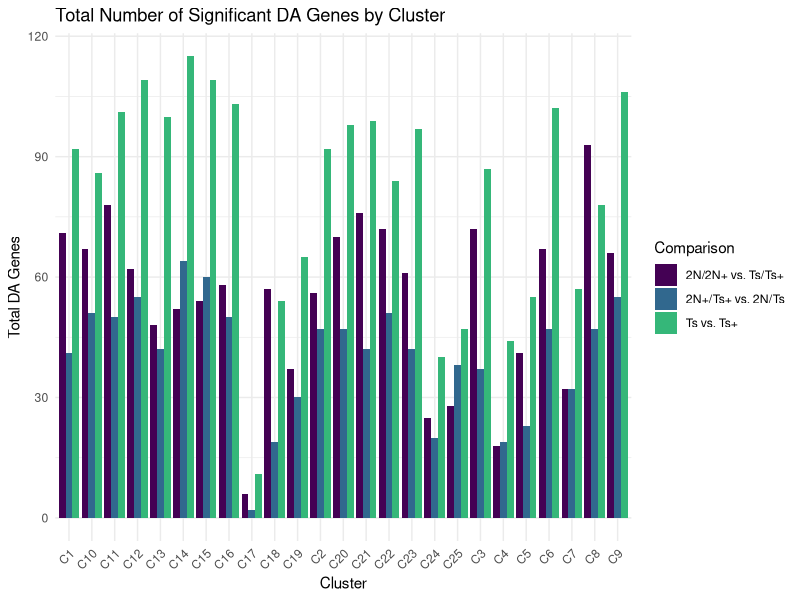
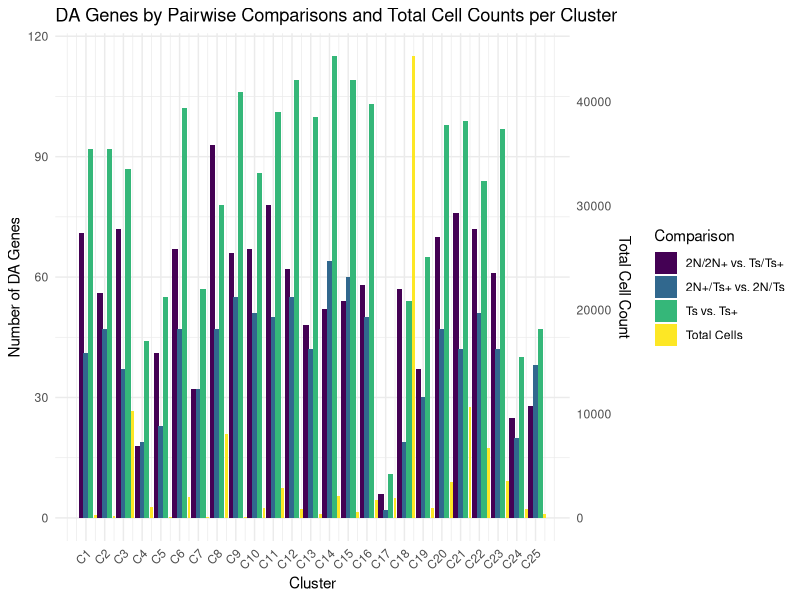

R code for these plots, in order:


######################################
######################################
######################################


# Load necessary library
library(tidyverse)

# Create the data frame again with explicit types
data <- data.frame(
  Gene = as.character(c("Total", "Total", "Total")),
  Comparison = as.character(c("2N/2N+ vs. Ts/Ts+", "2N+/Ts+ vs. 2N/Ts", "Ts vs. Ts+")),
  C1 = c(71, 41, 92),
  C2 = c(56, 47, 92),
  C3 = c(72, 37, 87),
  C4 = c(18, 19, 44),
  C5 = c(41, 23, 55),
  C6 = c(67, 47, 102),
  C7 = c(32, 32, 57),
  C8 = c(93, 47, 78),
  C9 = c(66, 55, 106),
  C10 = c(67,51, 86),
  C11 = c(78,50,101),
  C12 = c(62, 55, 109),
  C13 = c(48, 42, 100),
  C14 = c(52, 64, 115),
  C15 = c(54, 60, 109),
  C16 = c(58, 50, 103),
  C17 = c(6, 2, 11),
  C18 = c(57, 19, 54),
  C19 = c(37, 30, 65),
  C20 = c(70, 47, 98),
  C21 = c(76, 42, 99),
  C22 = c(72, 51, 84),
  C23 = c(61, 42, 97),
  C24 = c(25, 20, 40),
  C25 = c(28, 38, 47),
  stringsAsFactors = FALSE # Prevent automatic factor conversion
)

# Check the structure to ensure types are correct
str(data)

# Remove the 'Comparison' column temporarily for reshaping
data_temp <- data %>% select(-Comparison)

# Reshape the data to long format
data_long <- data_temp %>%
  pivot_longer(cols = starts_with("C"), names_to = "Cluster", values_to = "Total")

# Re-add the 'Comparison' column
data_long <- data_long %>%
  mutate(Comparison = rep(data$Comparison, each = ncol(data_temp) - 1))

# Check the structure of the long format data
str(data_long)

# Define your custom color palette
colors <- c("#440154", "#31688EFF", "#35B779FF", "#FDE725FF")

# Create the bar graph with the custom color palette
ggplot(data_long, aes(x = Cluster, y = Total, fill = Comparison)) +
  geom_bar(stat = "identity", position = "dodge") +
  labs(title = "Total Number of Significant DA Genes by Cluster",
       x = "Cluster",
       y = "Total DA Genes") +
  scale_fill_manual(values = colors) +  # Apply the custom color palette
  theme_minimal() +
  theme(axis.text.x = element_text(angle = 45, hjust = 1))  # Rotate x-axis labels for readability



########################################

## Add y-axis for total cell counts per cluster

# Load necessary libraries
library(tidyverse)

# Total cell counts per cluster
total_cells <- c(257, 180, 10313, 1005, 51, 2027, 61, 8020, 86, 975, 2908, 872,
                 409, 2136, 560, 1677, 1916, 44381, 976, 3426, 10686, 6750, 3513, 874, 396)

# Create the data frame for DA gene comparisons
data <- data.frame(
  Gene = as.character(c("Total", "Total", "Total")),
  Comparison = as.character(c("2N/2N+ vs. Ts/Ts+", "2N+/Ts+ vs. 2N/Ts", "Ts vs. Ts+")),
  C1 = c(71, 41, 92),
  C2 = c(56, 47, 92),
  C3 = c(72, 37, 87),
  C4 = c(18, 19, 44),
  C5 = c(41, 23, 55),
  C6 = c(67, 47, 102),
  C7 = c(32, 32, 57),
  C8 = c(93, 47, 78),
  C9 = c(66, 55, 106),
  C10 = c(67, 51, 86),
  C11 = c(78, 50, 101),
  C12 = c(62, 55, 109),
  C13 = c(48, 42, 100),
  C14 = c(52, 64, 115),
  C15 = c(54, 60, 109),
  C16 = c(58, 50, 103),
  C17 = c(6, 2, 11),
  C18 = c(57, 19, 54),
  C19 = c(37, 30, 65),
  C20 = c(70, 47, 98),
  C21 = c(76, 42, 99),
  C22 = c(72, 51, 84),
  C23 = c(61, 42, 97),
  C24 = c(25, 20, 40),
  C25 = c(28, 38, 47),
  stringsAsFactors = FALSE
)

# Reshape the comparison data to long format
data_long <- data %>%
  pivot_longer(cols = C1:C25, names_to = "Cluster", values_to = "Count")

# Create a data frame for the total cell counts, aligning clusters
total_cells_data <- data.frame(
  Gene = "Total",
  Comparison = "Total Cells",
  Cluster = paste0("C", 1:25),
  Count = total_cells
)

# Combine the comparison and total cell count data
data_combined <- bind_rows(data_long, total_cells_data)

# Ensure proper cluster ordering
data_combined$Cluster <- factor(data_combined$Cluster,
                                levels = paste0("C", 1:25))

# Convert Comparison to a factor to control legend order
data_combined$Comparison <- factor(data_combined$Comparison,
                                   levels = c("2N/2N+ vs. Ts/Ts+", "2N+/Ts+ vs. 2N/Ts",
                                              "Ts vs. Ts+", "Total Cells"))

# Define custom colors for the comparisons and total cells
colors <- c("2N/2N+ vs. Ts/Ts+" = "#440154",
            "2N+/Ts+ vs. 2N/Ts" = "#31688EFF",
            "Ts vs. Ts+" = "#35B779FF",
            "Total Cells" = "#FDE725FF")

# Create new positions for the bars
data_combined <- data_combined %>%
  mutate(x_position = as.numeric(Cluster) +
           case_when(
             Comparison == "2N/2N+ vs. Ts/Ts+" ~ -0.25,  # Adjusted position
             Comparison == "2N+/Ts+ vs. 2N/Ts" ~ 0,
             Comparison == "Ts vs. Ts+" ~ 0.25,  # Adjusted position
             Comparison == "Total Cells" ~ 0.5   # Adjusted position
           ))

# Create the plot
ggplot(data_combined, aes(fill = Comparison)) +
  geom_bar(data = subset(data_combined, Comparison != "Total Cells"),
           aes(x = x_position, y = Count),
           stat = "identity",
           width = 0.28) +
  geom_bar(data = subset(data_combined, Comparison == "Total Cells"),
           aes(x = x_position,
               y = Count / max(total_cells) * max(data_long$Count)),
           stat = "identity",
           width = 0.15) +
  scale_x_continuous(
    breaks = 1:25,
    labels = paste0("C", 1:25)
  ) +
  scale_fill_manual(values = colors) +
  scale_y_continuous(
    name = "Number of DA Genes",
    sec.axis = sec_axis(~ . * max(total_cells) / max(data_long$Count),
                        name = "Total Cell Count")
  ) +
  labs(
    title = "DA Genes by Pairwise Comparisons and Total Cell Counts per Cluster",
    x = "Cluster",
    fill = "Comparison"
  ) +
  theme_minimal() +
  theme(
    axis.text.x = element_text(angle = 45, hjust = 1),
    legend.position = "right"
  )
